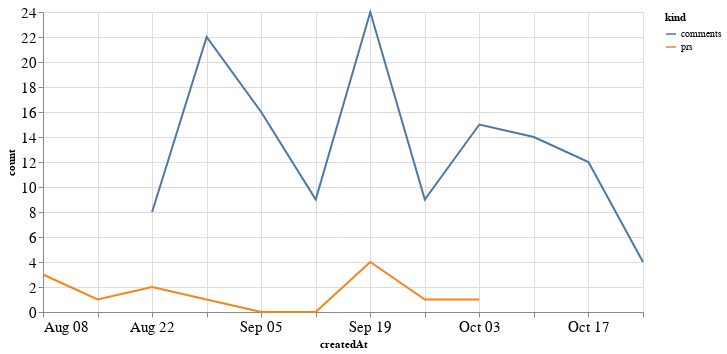

This figure's notebook cell:
### Code cell
alt.Chart(total_time, width=600).mark_line().encode(
    x='createdAt',
    y='count',
    color='kind'
)

### Figure 1 — Vega-Lite specification as saved in the notebook (floating-point values rounded to 4 significant figures)
{"config": {"axisLeft": {"labelFontSize": 15}, "axisBottom": {"labelFontSize": 15}}, "data": {"name": "data-325ffddddebeafff211f4df19d9e9bfc"}, "mark": "line", "encoding": {"color": {"type": "nominal", "field": "kind"}, "x": {"type": "temporal", "field": "createdAt"}, "y": {"type": "quantitative", "field": "count"}}, "width": 600, "$schema": "https://vega.github.io/schema/vega-lite/v4.8.1.json", "datasets": {"data-325ffddddebeafff211f4df19d9e9bfc": [{"createdAt": "2021-08-08T00:00:00", "kind": "prs", "count": 3.0}, {"createdAt": "2021-08-15T00:00:00", "kind": "prs", "count": 1.0}, {"createdAt": "2021-08-22T00:00:00", "kind": "prs", "count": 2.0}, {"createdAt": "2021-08-29T00:00:00", "kind": "prs", "count": 1.0}, {"createdAt": "2021-09-05T00:00:00", "kind": "prs", "count": 0.0}, {"createdAt": "2021-09-12T00:00:00", "kind": "prs", "count": 0.0}, {"createdAt": "2021-09-19T00:00:00", "kind": "prs", "count": 4.0}, {"createdAt": "2021-09-26T00:00:00", "kind": "prs", "count": 1.0}, {"createdAt": "2021-10-03T00:00:00", "kind": "prs", "count": 1.0}, {"createdAt": "2021-10-10T00:00:00", "kind": "prs", "count": null}, {"createdAt": "2021-10-17T00:00:00", "kind": "prs", "count": null}, {"createdAt": "2021-10-24T00:00:00", "kind": "prs", "count": null}, {"createdAt": "2021-08-08T00:00:00", "kind": "comments", "count": null}, {"createdAt": "2021-08-15T00:00:00", "kind": "comments", "count": null}, {"createdAt": "2021-08-22T00:00:00", "kind": "comments", "count": 8.0}, {"createdAt": "2021-08-29T00:00:00", "kind": "comments", "count": 22.0}, {"createdAt": "2021-09-05T00:00:00", "kind": "comments", "count": 16.0}, {"createdAt": "2021-09-12T00:00:00", "kind": "comments", "count": 9.0}, {"createdAt": "2021-09-19T00:00:00", "kind": "comments", "count": 24.0}, {"createdAt": "2021-09-26T00:00:00", "kind": "comments", "count": 9.0}, {"createdAt": "2021-10-03T00:00:00", "kind": "comments", "count": 15.0}, {"createdAt": "2021-10-10T00:00:00", "kind": "comments", "count": 14.0}, {"createdAt": "2021-10-17T00:00:00", "kind": "comments", "count": 12.0}, {"createdAt": "2021-10-24T00:00:00", "kind": "comments", "count": 4.0}]}}
